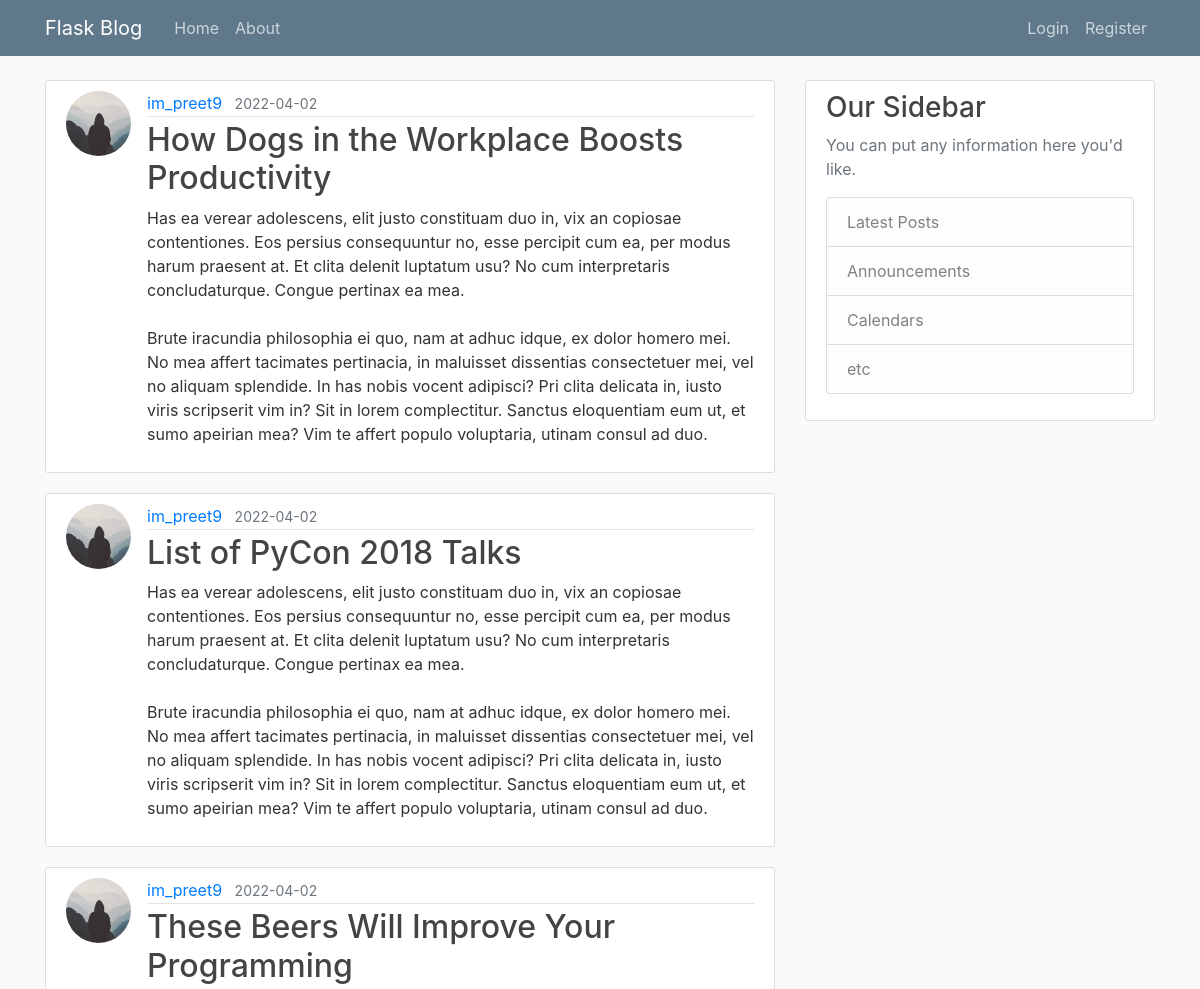
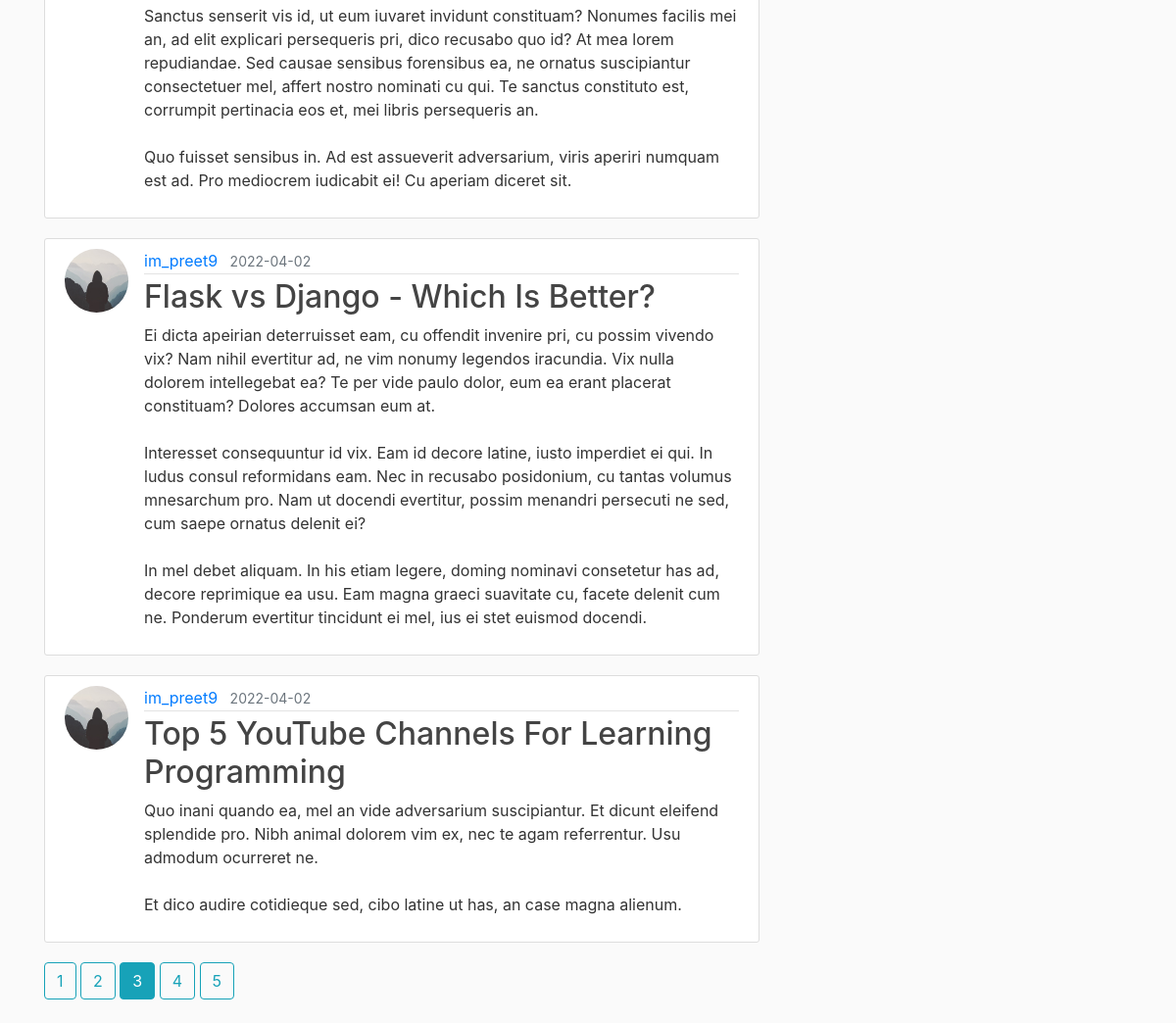
Screenshot of /home?page=3 with the database file from the repository (2 pictures, top to bottom).
### flaskblog/models.py (models this page shows, shortened)
class Post(db.Model):
    id = db.Column(db.Integer, primary_key=True)
    title = db.Column(db.String(100), nullable=False)
    date = db.Column(db.DateTime, nullable=False, default=datetime.utcnow)
    content = db.Column(db.Text, nullable=False)
    user_id = db.Column(db.Integer, db.ForeignKey("user.id"), nullable=False)

class User(db.Model, UserMixin):
    id = db.Column(db.Integer, primary_key=True)
    username = db.Column(db.String(20), unique=True, nullable=False)
    email = db.Column(db.String(120), unique=True, nullable=False)
    img_file = db.Column(db.String(20), nullable=False, default="default.jpeg")
    password = db.Column(db.String(60), nullable=False)
    posts = db.relationship("Post", backref="author", lazy=True)

### flaskblog/main/routes.py (the view)
@main.route("/")
@main.route("/home")
def home():
    page = request.args.get("page", 1, type=int)
    posts = Post.query.order_by(Post.date.desc()).paginate(page=page, per_page=5)
    return render_template("home.html", posts=posts)

### flaskblog/templates/home.html
{% extends "layout.html" %}
{% block content %}
    {% for post in posts.items %}
        <article class="media content-section">
            <img
                    src="{{ url_for('static', filename='profile_pics/' + post.author.img_file) }}"
                    alt="profile picture"
                    class="rounded-circle article-img"
            />
            <div class="media-body">
                <div class="article-metadata">
                    <a class="mr-2"
                       href="{{ url_for("users.user_posts", username=post.author.username) }}">{{ post.author.username }}</a>
                    <small class="text-muted">{{ post.date.strftime("%Y-%m-%d") }}</small>
                </div>
                <h2>
                    <a class="article-title" href="{{ url_for('posts.post', post_id=post.id) }}"
                    >{{ post.title }}</a
                    >
                </h2>
                <p class="article-content">{{ post.content }}</p>
            </div>
        </article>
    {% endfor %}
    {% for page_num in posts.iter_pages(left_edge=1, right_edge=1, left_current=1, right_current=2) %}
        {% if page_num %}
            {% if posts.page == page_num %}
                <a class="btn btn-info mb-4" href="{{ url_for('main.home', page=page_num) }}">{{ page_num }}</a>
            {% else %}
                <a class="btn btn-outline-info mb-4" href="{{ url_for('main.home', page=page_num) }}">{{ page_num }}</a>
            {% endif %}
        {% else %}
            ...
        {% endif %}
    {% endfor %}
{% endblock content %}

### flaskblog/static/main.css (style rules this page uses)
body { background: #fafafa; color: #333333; margin-top: 5rem; }
h1, h2, h3, h4, h5, h6 { color: #444444; }
.content-section { background: #ffffff; padding: 10px 20px; border: 1px solid #dddddd; border-radius: 3px; margin-bottom: 20px; }
.article-title { color: #444444; }
.article-content { white-space: pre-line; }
.article-img { height: 65px; width: 65px; margin-right: 16px; }
.article-metadata { padding-bottom: 1px; margin-bottom: 4px; border-bottom: 1px solid #e3e3e3; }

### rows the page displays
Post: img_file (placeholder picture), author.username "im_preet9", date "2022-04-02", title "How Dogs in the Workplace Boosts Productivity", content "Has ea verear adolescens, elit justo constituam duo in, vix an copiosae contentiones. Eos persius consequuntur no, esse percipit cum ea, per modus harum praesent at. Et clita delenit luptatum usu? No cum interpretaris concludaturque. Congue pertinax ea mea. Brute iracundia philosophia ei quo, nam at adhuc idque, ex dolor homero mei. No mea affert tacimates pertinacia, in maluisset dissentias consectetuer mei, vel no aliquam splendide. In has nobis vocent adipisci? Pri clita delicata in, iusto viris scripserit vim in? Sit in lorem complectitur. Sanctus eloquentiam eum ut, et sumo apeirian mea? Vim te affert populo voluptaria, utinam consul ad duo."
Post: img_file (placeholder picture), author.username "im_preet9", date "2022-04-02", title "List of PyCon 2018 Talks", content "Has ea verear adolescens, elit justo constituam duo in, vix an copiosae contentiones. Eos persius consequuntur no, esse percipit cum ea, per modus harum praesent at. Et clita delenit luptatum usu? No cum interpretaris concludaturque. Congue pertinax ea mea. Brute iracundia philosophia ei quo, nam at adhuc idque, ex dolor homero mei. No mea affert tacimates pertinacia, in maluisset dissentias consectetuer mei, vel no aliquam splendide. In has nobis vocent adipisci? Pri clita delicata in, iusto viris scripserit vim in? Sit in lorem complectitur. Sanctus eloquentiam eum ut, et sumo apeirian mea? Vim te affert populo voluptaria, utinam consul ad duo."
Post: img_file (placeholder picture), author.username "im_preet9", date "2022-04-02", title "These Beers Will Improve Your Programming", content "Sanctus senserit vis id, ut eum iuvaret invidunt constituam? Nonumes facilis mei an, ad elit explicari persequeris pri, dico recusabo quo id? At mea lorem repudiandae. Sed causae sensibus forensibus ea, ne ornatus suscipiantur consectetuer mel, affert nostro nominati cu qui. Te sanctus constituto est, corrumpit pertinacia eos et, mei libris persequeris an. Quo fuisset sensibus in. Ad est assueverit adversarium, viris aperiri numquam est ad. Pro mediocrem iudicabit ei! Cu aperiam diceret sit."
Post: img_file (placeholder picture), author.username "im_preet9", date "2022-04-02", title "Flask vs Django - Which Is Better?", content "Ei dicta apeirian deterruisset eam, cu offendit invenire pri, cu possim vivendo vix? Nam nihil evertitur ad, ne vim nonumy legendos iracundia. Vix nulla dolorem intellegebat ea? Te per vide paulo dolor, eum ea erant placerat constituam? Dolores accumsan eum at. Interesset consequuntur id vix. Eam id decore latine, iusto imperdiet ei qui. In ludus consul reformidans eam. Nec in recusabo posidonium, cu tantas volumus mnesarchum pro. Nam ut docendi evertitur, possim menandri persecuti ne sed, cum saepe ornatus delenit ei? In mel debet aliquam. In his etiam legere, doming nominavi consetetur has ad, decore reprimique ea usu. Eam magna graeci suavitate cu, facete delenit cum ne. Ponderum…"
Post: img_file (placeholder picture), author.username "im_preet9", date "2022-04-02", title "Top 5 YouTube Channels For Learning Programming", content "Quo inani quando ea, mel an vide adversarium suscipiantur. Et dicunt eleifend splendide pro. Nibh animal dolorem vim ex, nec te agam referrentur. Usu admodum ocurreret ne. Et dico audire cotidieque sed, cibo latine ut has, an case magna alienum."

### other values shown
{{ page_num }} "1" "2" "4" "5"
{{ page_num }} "3"
